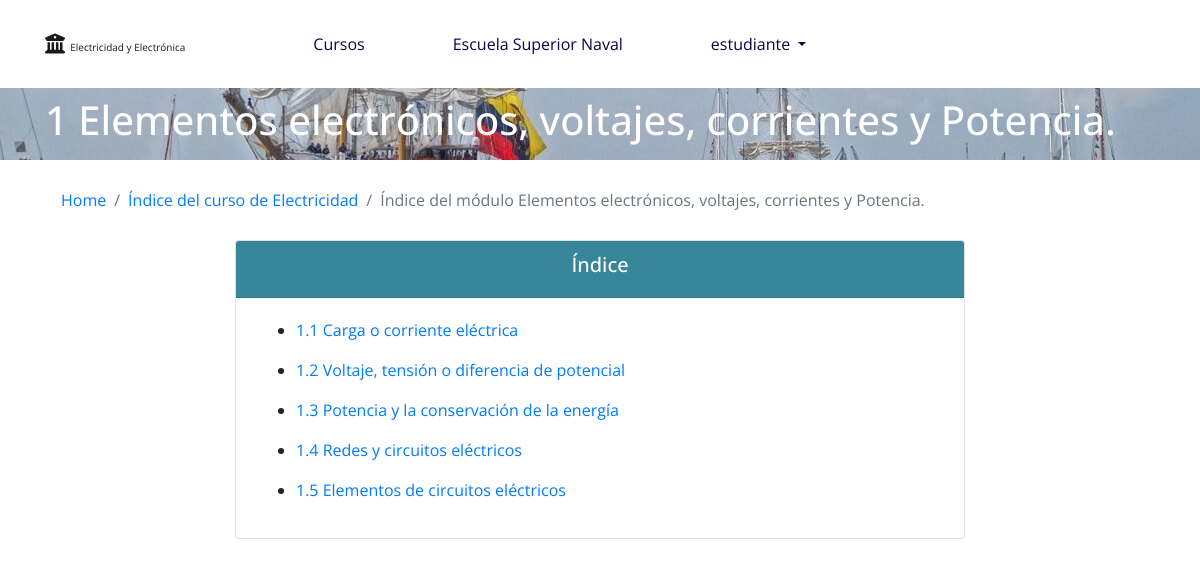
/curso/modulo/abrir/id/1/ (signed in), run on the app's committed database.
### curso/models.py (models this page shows, shortened)
class Modulo(models.Model):
    numero = models.IntegerField(verbose_name='Numero del Módulo')
    titulo = models.CharField(verbose_name='Título', max_length=200, blank=False, null=False)
    curso = models.ForeignKey(Curso, verbose_name="Curso", on_delete=models.CASCADE)
    class Meta:
        verbose_name = 'Módulo'
        verbose_name_plural = 'Módulos'
        ordering = ('numero',)

class Curso(models.Model):
    nombre = models.CharField(verbose_name='Nombre del Curso', max_length=50, unique=True)
    descripcion = models.TextField(verbose_name='Descripción', max_length=600)
    comentario = models.TextField(verbose_name='Comentario', max_length=600)
    icono = models.ImageField(verbose_name='Icono', upload_to='fotos_curso/', null=True, blank=True)
    class Meta:
        verbose_name = 'Curso'
        verbose_name_plural = 'Cursos'

class SubModulo(models.Model):
    numero = models.IntegerField(verbose_name='Número SubMódulo', default=1)
    titulo = models.CharField(verbose_name='Título', max_length=200, unique=True)
    contenido = RichTextUploadingField(config_name='config_ckeditor', verbose_name='Contenido', max_length=10000)
    modulo = models.ForeignKey(Modulo, verbose_name="Seleccione el Módulo al que pertenece", on_delete=models.CASCADE)
    class Meta:
        verbose_name = 'SubMódulo'
        verbose_name_plural = 'SubMódulos'
        ordering = ('numero',)

### curso/views.py (the view, shortened to what this page needs)
# urls.py: re_path(r'^modulo/abrir/id/(?P<modulo_id>[0-9]+)/$', abrir_modulo),
@login_required(login_url='/login/')
def abrir_modulo(request, modulo_id):
    data = {}
    data['user'] = request.user
    modulo = Modulo.objects.get(id = modulo_id)
    estudiante_curso = EstudianteCurso.objects.get(estudiante__usuario__username=request.user.username)
    id_cursos = [x[0] for x in estudiante_curso.cursos.all().values_list('id')]
    if modulo.curso.id in id_cursos:
        if request.method == 'POST':
            pass
        else:
            submodulos = SubModulo.objects.filter(modulo = modulo).values()
            modulo_completado_icono = '&nbsp;<i style="cursor: pointer;" title="Módulo Completado" class="fas fa-award text-success"></i>'
            submodulo_terminado_icono = '&nbsp;&nbsp;&nbsp;&nbsp;<i style="cursor: pointer;" title="Completado" class="fas fa-check text-success"></i>'
            submod_term = 0
            for i in range(len(submodulos)):
                if EstudianteSubModulo.objects.filter(estudiante=estudiante_curso.estudiante,
                                                      submodulos__id=submodulos[i]['id']).exists():
                    submodulos[i]['completado'] = submodulo_terminado_icono
                    submod_term += 1
            data['submodulos'] = submodulos
            data['modulo'] = modulo
            data['curso_link'] = "/curso/abrir/{}/{}/".format(modulo.curso.nombre.replace(' ', '').lower(), modulo.curso.id)
            return render(request, 'curso/modulo/indice_modulo.html', data)
    else:
        return redirect('/')

### templates/curso/modulo/indice_modulo.html (shortened to what this page needs)
{% extends 'base-public.html' %}
{% block container %}
    <nav id="nav-foto" class="navbar undercontainer">
        <div class="container">
            <h1 class="h1 text-white">{{ modulo.numero }} {{ modulo.titulo }}</h1>
        </div>
    </nav>
    <div class="container mt-3">
        <nav aria-label="breadcrumb">
          <ol class="breadcrumb bg-white">
              <li class="breadcrumb-item"><a href="/">Home</a></li>
              <li class="breadcrumb-item"><a href="{{ curso_link }}">Índice del curso de {{ modulo.curso.nombre }}</a></li>
              <li class="breadcrumb-item active" aria-current="page">Índice del módulo {{ modulo.titulo }} {{ modulo_completado|safe }}  {{ modulo_calificacion|safe }}</li>
          </ol>
        </nav>
        <div class="row">
            <div class="offset-xl-2 col-xl-8 col-lg-8 offset-lg-2 col-md-12 text-break text-justify">
                <div class="card mb-5">
                    <div class="card-header curso-card-header text-white text-center">
                        <h5 class="h5">
                            Índice
                        </h5>
                    </div>
                    <div class="card-body">
                        <ul>
                            {% for submodulo in submodulos %}
                                <li>
                                    <p><a href="/curso/submodulo/abrir/id/{{ submodulo.id }}/">{{ modulo.numero }}.{{ submodulo.numero }} {{ submodulo.titulo }}</a>{{ submodulo.completado | safe }}</p>
                                </li>
                            {% endfor %}
                        </ul>
                    </div>
                </div>
            </div>
        </div>
    </div>
{% endblock %}

### templates/base-public.html (shortened to what this page needs)
<!DOCTYPE html>
<html lang="es-ec">
<head>
    <link rel="stylesheet" href="https://stackpath.bootstrapcdn.com/bootstrap/4.3.1/css/bootstrap.min.css"
>
    <link rel="stylesheet"
        href="https://cdn.jsdelivr.net/npm/bootstrap-select@1.13.9/dist/css/bootstrap-select.min.css">
    <link rel="stylesheet" href="/static/css/home.css">
</head>
<body>
<nav class="navbar navbar-fixed-top navbar-expand-lg navbar-light pt-md-4 pmd-navbar mb-lg-3 nav-md-justified"
        role="navigation">
        <div class="container">
            <a id="logo1" href="/" class="navbar-brand mr-md-5">
                <i class="fa fa-university"></i>
                <span style="font-size: 10px;">Electricidad y Electrónica</span>
            </a>
            <div class="collapse navbar-collapse" id="menu">
                <ul class="navbar-nav">
                    <li class="nav-item px-lg-4 ml-lg-5">
                        <a style="color: rgb(7, 7, 70);" href="/" class="nav-link">
                            Cursos
                        </a>
                    </li>
                    <li class="nav-item px-lg-4 ml-lg-4">
                        <a style="color: rgb(7, 7, 70);" href="http://186.3.65.147:8069/page/homepage" class="nav-link">
                            Escuela Superior Naval
                        </a>
                    </li>
                    <li class="nav-item dropdown pmd-dropdown px-lg-4 ml-lg-4">
                        <a style="color: rgb(7, 7, 70);" href="#" class="nav-link dropdown-toggle"
                            data-toggle="dropdown" id="navbardrop" data-slidebar="true" role="button"
                            aria-haspopup="true" aria-expanded="false">
                            {{ user.username }}
                        </a>
                    </li>
                </ul>
            </div>
        </div>
    </nav>
        {% block container %}
        {% endblock %}
</body>
</html>

### static/css/home.css (style rules this page uses)
.curso-card-header { background-color:#38869a; }
#nav-foto { background-image: url('/static/media/fondo-nav-naval.jpg'); }

### templates/base-public.html (style rules this page uses)
body { font-family: 'Open Sans', sans-serif; }

### data on the page
Modulo: numero "1", titulo "Elementos electrónicos, voltajes, corrientes y Potencia.", curso.nombre "Electricidad"
SubModulo: numero "1", titulo "Carga o corriente eléctrica"
SubModulo: numero "2", titulo "Voltaje, tensión o diferencia de potencial"
SubModulo: numero "3", titulo "Potencia y la conservación de la energía"
SubModulo: numero "4", titulo "Redes y circuitos eléctricos"
SubModulo: numero "5", titulo "Elementos de circuitos eléctricos"

### other printed values
{{ user.username }} "estudiante"
